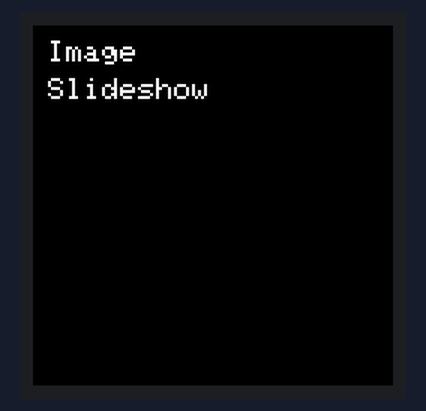
The sketch below on a simulated Arduino Uno, built with avr-gcc and run on an emulated ATmega328P. On the bench: 240×240 colour display. What the sketch prints to the serial monitor is not drawn.

Above: at 0.3 s.
At 2.4 s:
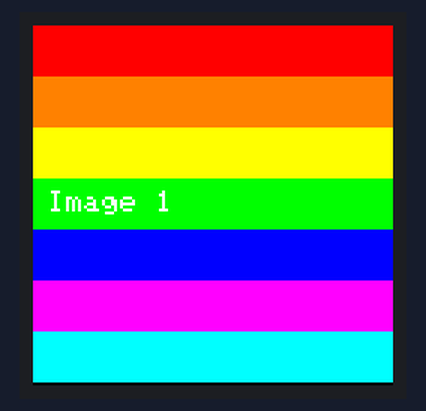
At 7.5 s:
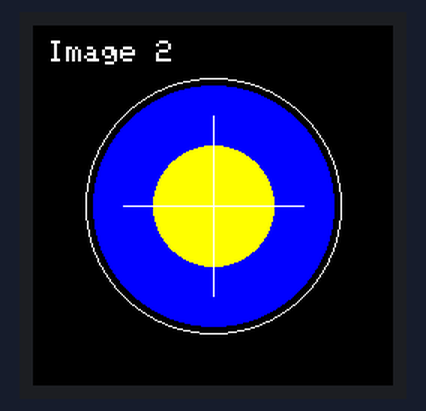
At 12.5 s:
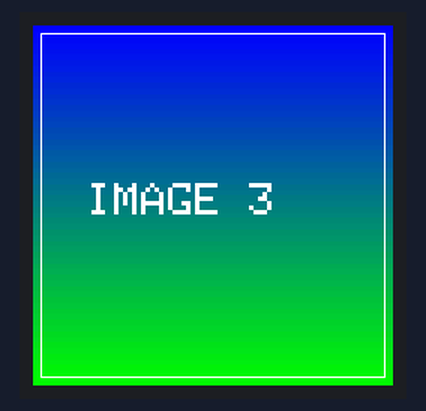

The sketch:

sreen2.ino
```cpp
#include <SPI.h>
#include <Adafruit_GFX.h>
#include <Adafruit_ST7789.h>

// ========= SCL/SDA接口引脚配置 =========
constexpr int TFT_CS_PIN  = 10;  // CS 引脚
constexpr int TFT_DC_PIN  = 11;  // DC 引脚
constexpr int TFT_RST_PIN = 12;  // RES 引脚
constexpr int TFT_SCK_PIN = 13;  // SCL 引脚 (SPI Clock)
constexpr int TFT_MOSI_PIN = 14; // SDA 引脚 (SPI Data)
constexpr int TFT_MISO_PIN = -1; // ST7789不需要MISO

constexpr uint16_t SCREEN_WIDTH  = 240;
constexpr uint16_t SCREEN_HEIGHT = 240;

// 使用包含MOSI和SCK引脚的构造函数
Adafruit_ST7789 tft = Adafruit_ST7789(TFT_CS_PIN, TFT_DC_PIN, TFT_MOSI_PIN, TFT_SCK_PIN, TFT_RST_PIN);

// 图片状态枚举
enum ImageState {
  IMAGE_1,
  IMAGE_2,
  IMAGE_3
};

// 全局变量
ImageState currentImage = IMAGE_1;
unsigned long lastSwitchTime = 0;
const unsigned long DISPLAY_DURATION = 5000; // 每张图片显示5秒

// 绘制第一张"图片" - 彩虹条纹
void drawImage1() {
  tft.fillScreen(ST77XX_BLACK);

  // 绘制彩虹条纹
  int barHeight = SCREEN_HEIGHT / 7;
  tft.fillRect(0, 0, SCREEN_WIDTH, barHeight, ST77XX_RED);
  tft.fillRect(0, barHeight, SCREEN_WIDTH, barHeight, ST77XX_ORANGE);
  tft.fillRect(0, 2*barHeight, SCREEN_WIDTH, barHeight, ST77XX_YELLOW);
  tft.fillRect(0, 3*barHeight, SCREEN_WIDTH, barHeight, ST77XX_GREEN);
  tft.fillRect(0, 4*barHeight, SCREEN_WIDTH, barHeight, ST77XX_BLUE);
  tft.fillRect(0, 5*barHeight, SCREEN_WIDTH, barHeight, ST77XX_MAGENTA);
  tft.fillRect(0, 6*barHeight, SCREEN_WIDTH, barHeight, ST77XX_CYAN);

  // 添加标题
  tft.setTextColor(ST77XX_WHITE);
  tft.setTextSize(2);
  tft.setCursor(10, SCREEN_HEIGHT/2 - 10);
  tft.println("Image 1");
}

// 绘制第二张"图片" - 几何图形
void drawImage2() {
  tft.fillScreen(ST77XX_BLACK);

  // 绘制中心圆形
  int centerX = SCREEN_WIDTH / 2;
  int centerY = SCREEN_HEIGHT / 2;
  tft.fillCircle(centerX, centerY, 80, ST77XX_BLUE);
  tft.drawCircle(centerX, centerY, 85, ST77XX_WHITE);

  // 绘制内部图案
  tft.fillCircle(centerX, centerY, 40, ST77XX_YELLOW);
  tft.drawLine(centerX - 60, centerY, centerX + 60, centerY, ST77XX_WHITE);
  tft.drawLine(centerX, centerY - 60, centerX, centerY + 60, ST77XX_WHITE);

  // 添加标题
  tft.setTextColor(ST77XX_WHITE);
  tft.setTextSize(2);
  tft.setCursor(10, 10);
  tft.println("Image 2");
}

// 绘制第三张"图片" - 渐变背景
void drawImage3() {
  tft.fillScreen(ST77XX_BLACK);

  // 绘制垂直渐变
  for(int i = 0; i < SCREEN_HEIGHT; i++) {
    uint16_t color = tft.color565(0, map(i, 0, SCREEN_HEIGHT, 0, 255), map(i, 0, SCREEN_HEIGHT, 255, 0));
    tft.drawFastHLine(0, i, SCREEN_WIDTH, color);
  }

  // 绘制中心文字
  tft.setTextColor(ST77XX_WHITE);
  tft.setTextSize(3);
  int textWidth = 8 * 7 * 3; // 估算文字宽度 (字符数 * 字符宽度 * 缩放)
  int x = (SCREEN_WIDTH - textWidth) / 2;
  tft.setCursor(x, SCREEN_HEIGHT/2 - 15);
  tft.println("IMAGE 3");

  // 添加边框
  tft.drawRect(5, 5, SCREEN_WIDTH - 10, SCREEN_HEIGHT - 10, ST77XX_WHITE);
}

void setup() {
  Serial.begin(115200);
  Serial.println("Initializing ST7789 display for image slideshow...");

  // 初始化屏幕
  tft.init(SCREEN_WIDTH, SCREEN_HEIGHT);

  // 设置屏幕旋转（根据实际需要调整）
  tft.setRotation(0);  // 0-3 可选，改变显示方向

  // 显示启动信息
  tft.fillScreen(ST77XX_BLACK);
  tft.setTextColor(ST77XX_WHITE);
  tft.setTextSize(2);
  tft.setCursor(10, 10);
  tft.println("Image");
  tft.setCursor(10, 35);
  tft.println("Slideshow");
  Serial.println("Display initialized successfully!");

  delay(2000);

  // 显示第一张图片
  drawImage1();
  lastSwitchTime = millis();
  Serial.println("Starting slideshow...");
}

void loop() {
  unsigned long currentTime = millis();

  // 检查是否需要切换图片
  if(currentTime - lastSwitchTime >= DISPLAY_DURATION) {
    // 切换到下一张图片
    switch(currentImage) {
      case IMAGE_1:
        drawImage2();
        currentImage = IMAGE_2;
        Serial.println("Showing Image 2");
        break;
      case IMAGE_2:
        drawImage3();
        currentImage = IMAGE_3;
        Serial.println("Showing Image 3");
        break;
      case IMAGE_3:
        drawImage1();
        currentImage = IMAGE_1;
        Serial.println("Showing Image 1");
        break;
    }
    lastSwitchTime = currentTime;
  }
}
```

Measured:
- by itself, everything shown: repeats every 15.0 s, in 6 steps
- what the display in image 1 shows lasts 5.0 s, from 2.3 s to 7.3 s
- what the display in image 2 shows lasts 4.9 s, from 7.4 s to 12.3 s
- what the display in image 3 shows lasts 4.8 s, from 12.5 s to 17.3 s
